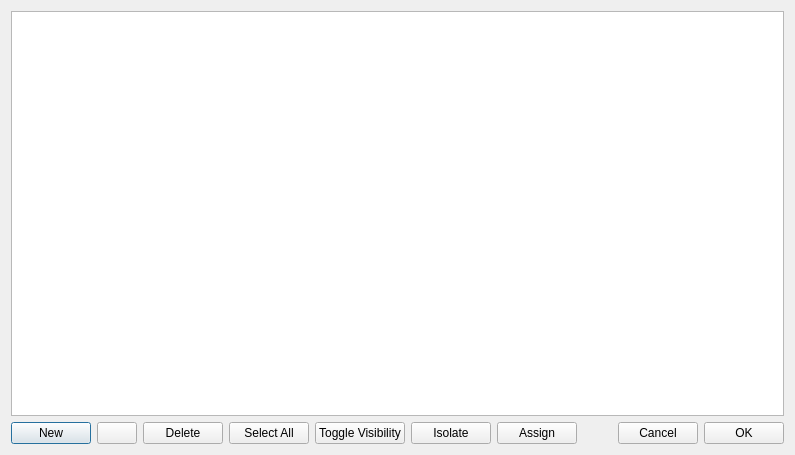
<?xml version="1.0" encoding="UTF-8"?>
<ui version="4.0">
 <class>Dialog</class>
 <widget class="QDialog" name="Dialog">
  <property name="geometry">
   <rect>
    <x>0</x>
    <y>0</y>
    <width>795</width>
    <height>455</height>
   </rect>
  </property>
  <property name="windowTitle">
   <string>Layers Manager</string>
  </property>
  <layout class="QVBoxLayout" name="verticalLayout">
   <item>
    <widget class="QTreeView" name="tree">
     <property name="sortingEnabled">
      <bool>true</bool>
     </property>
    </widget>
   </item>
   <item>
    <layout class="QHBoxLayout" name="horizontalLayout">
     <item>
      <widget class="QPushButton" name="buttonNew">
       <property name="text">
        <string>New</string>
       </property>
      </widget>
     </item>
     <item>
      <widget class="QPushButton" name="buttonIauracad">
       <property name="toolTip">
        <string>Adds this layer to an Iauracad project</string>
       </property>
       <property name="text">
        <string/>
       </property>
      </widget>
     </item>
     <item>
      <widget class="QPushButton" name="buttonDelete">
       <property name="text">
        <string>Delete</string>
       </property>
      </widget>
     </item>
     <item>
      <widget class="QPushButton" name="buttonSelectAll">
       <property name="text">
        <string>Select All</string>
       </property>
      </widget>
     </item>
     <item>
      <widget class="QPushButton" name="buttonToggle">
       <property name="text">
        <string>Toggle Visibility</string>
       </property>
      </widget>
     </item>
     <item>
      <widget class="QPushButton" name="buttonIsolate">
       <property name="text">
        <string>Isolate</string>
       </property>
      </widget>
     </item>
     <item>
      <widget class="QPushButton" name="buttonAssign">
       <property name="toolTip">
        <string>Assign selected objects to the selected layer</string>
       </property>
       <property name="text">
        <string>Assign</string>
       </property>
      </widget>
     </item>
     <item>
      <spacer name="horizontalSpacer">
       <property name="orientation">
        <enum>Qt::Horizontal</enum>
       </property>
       <property name="sizeHint" stdset="0">
        <size>
         <width>40</width>
         <height>20</height>
        </size>
       </property>
      </spacer>
     </item>
     <item>
      <widget class="QPushButton" name="buttonCancel">
       <property name="text">
        <string>Cancel</string>
       </property>
      </widget>
     </item>
     <item>
      <widget class="QPushButton" name="buttonOK">
       <property name="text">
        <string>OK</string>
       </property>
      </widget>
     </item>
    </layout>
   </item>
  </layout>
 </widget>
 <resources/>
 <connections/>
</ui>
